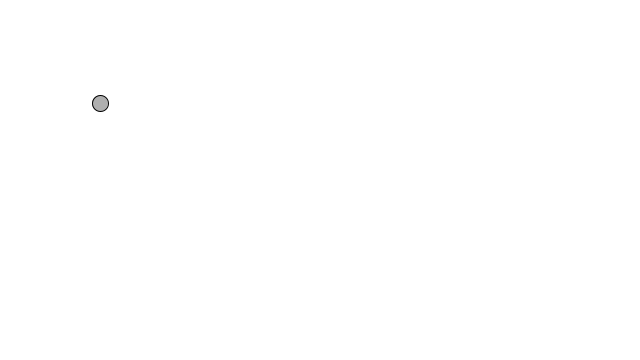
Frame 1 (no input)
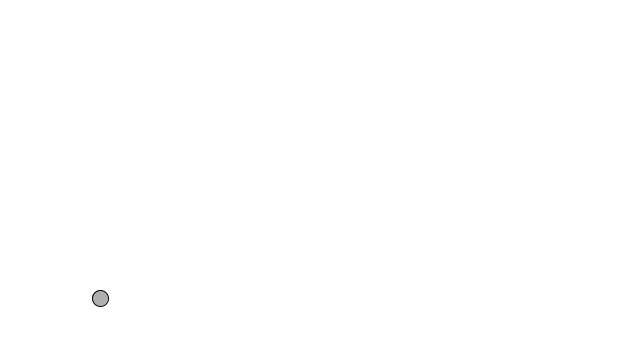
Frame 60 (the mouse pressed at the canvas centre just before this capture)
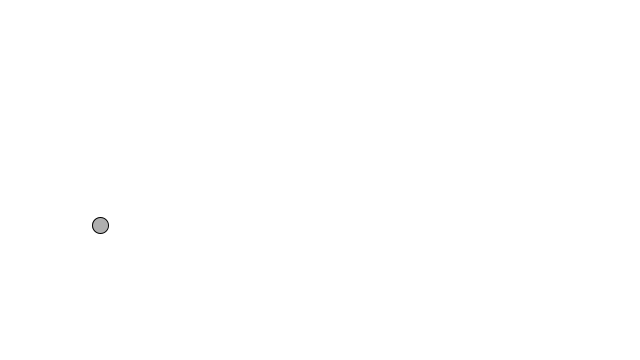
Frame 120 (the mouse held since frame 60 and released just before this capture)

The Processing sketch that drew these frames (run headless with seeded random() and noise(); from frame 60 on, the mouse is pressed at the canvas centre):

// Processing sketch: build
// ── build.pde
// Ch 1. Vectors
// Example 1

float x = 100;
float y = 100;
float xSpeed = 0;
float ySpeed = 3.3;

void setup() {
    size(640, 360);
    background(255);
}

void draw() {
    background(255);
    x = x + xSpeed;
    y = y + ySpeed;

    if ( x > width || x < 0) {
        xSpeed = -xSpeed;
    }
    if (y > height || y < 0) {
        ySpeed = -ySpeed;
    }

    stroke(0);
    fill(175);
    ellipse(x,y,16,16);
}
